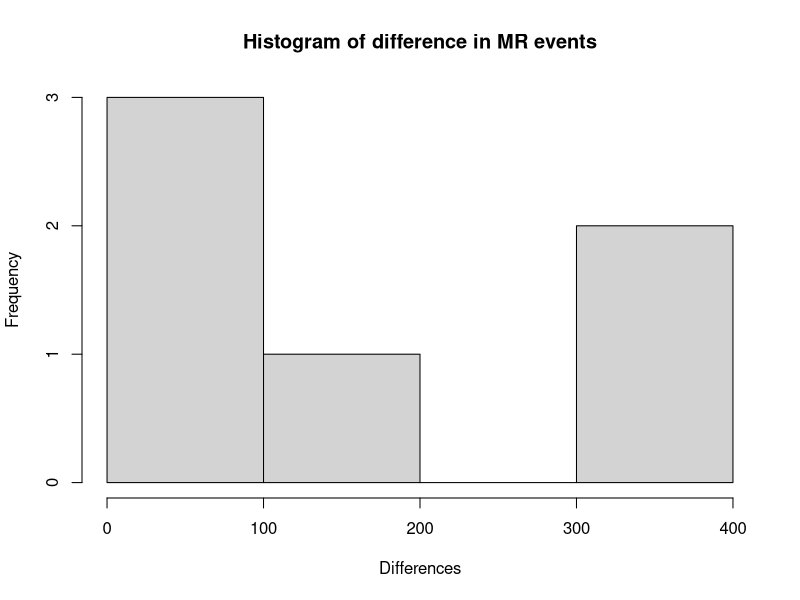
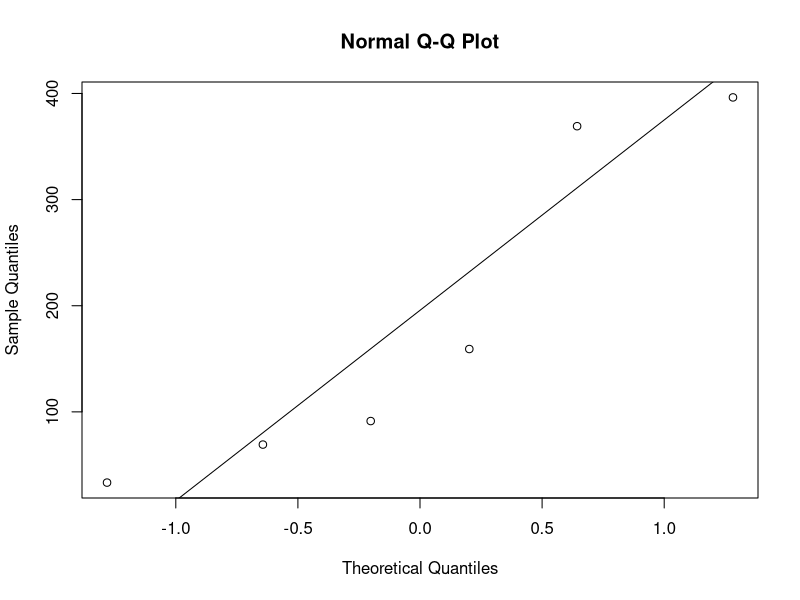

The R script that drew these images, in order:
average_mrs_local <-c(27.50, 74.50, 243.83, 232.67, 104.33, 145)
average_mrs_remote <-c(423.80, 143.67, 613, 324, 137.67, 304.20)

team_efficiency_local <-c(1, .57671, 1, 1, .69437)
team_efficiency_remote <-c(.80314, .86054, .87218, .69371, 1, 1, .75182)
#t.test(team_efficiency_local, team_efficiency_remote, paired = TRUE)

my_data <- data.frame(
  group = rep(c("local", "remote"), each = 6),
  weight = c(average_mrs_local, average_mrs_remote)
)

mu<-rbind(mean(average_mrs_local),mean(average_mrs_remote))
sds<-rbind(sd(average_mrs_local),sd(average_mrs_remote))
results1<-cbind(mu,sds)
colnames(results1)<-c('Mean','SD')
rownames(results1)<-c('Local','Remote')
dif<-average_mrs_remote-average_mrs_local
hist(dif,main='Histogram of difference in MR events',xlab='Differences')
qqnorm(dif)
qqline(dif)
shapiro.test(dif)

# Since the sample size is not large enough (less than 30), we need to check whether the differences of the pairs follow a normal distribution
# compute the difference
d <- with(my_data,
          weight[group == "local"] - weight[group == "remote"])
# Shapiro-Wilk normality test for the differences
shapiro.test(d)
# From the output, the p-value is greater than the significance level 0.05 implying that the distribution of the differences (d) are not significantly different from normal distribution. In other words, we can assume the normality.
#t.test(weight ~ group, data = my_data, paired = TRUE)
#t.test(weight ~ group, data = my_data, paired = TRUE, alt = "less")
#t.test(average_mrs_local, average_mrs_remote, paired = TRUE)
